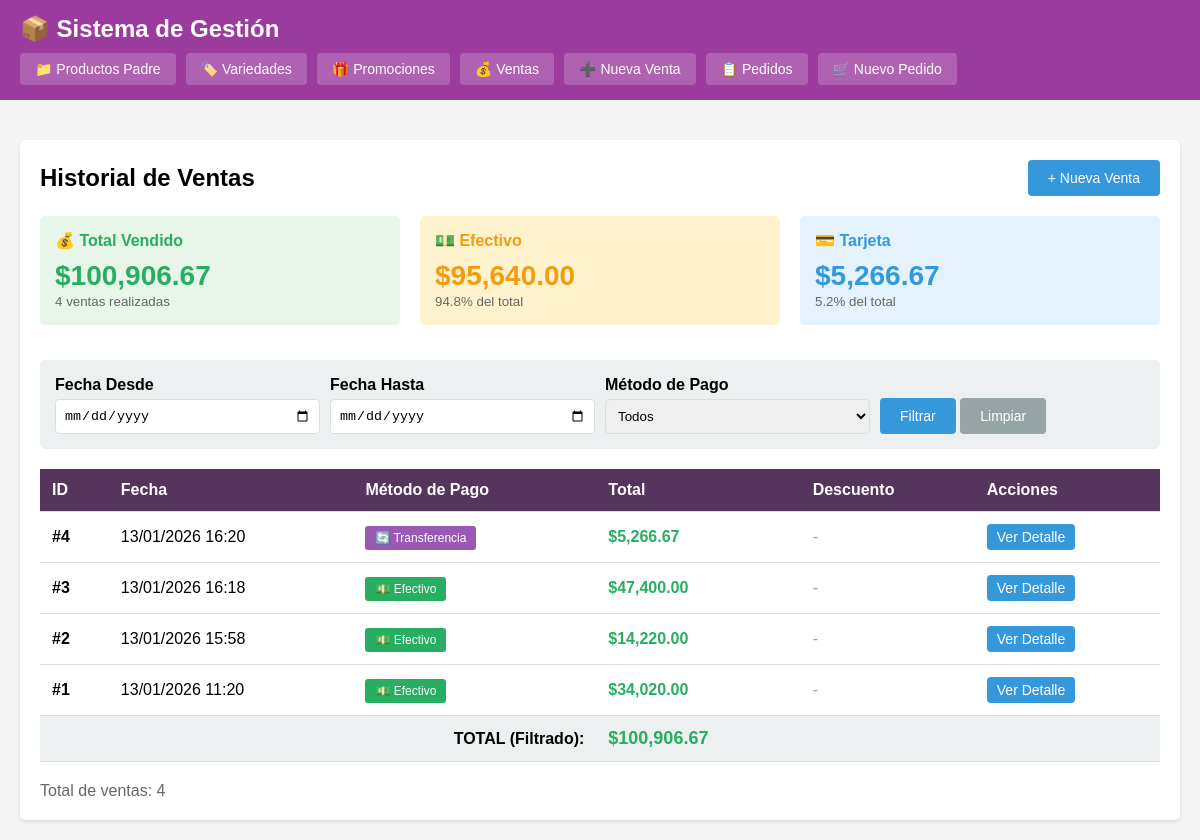
Page /index.php?c=venta&a=index on the earlier database version.
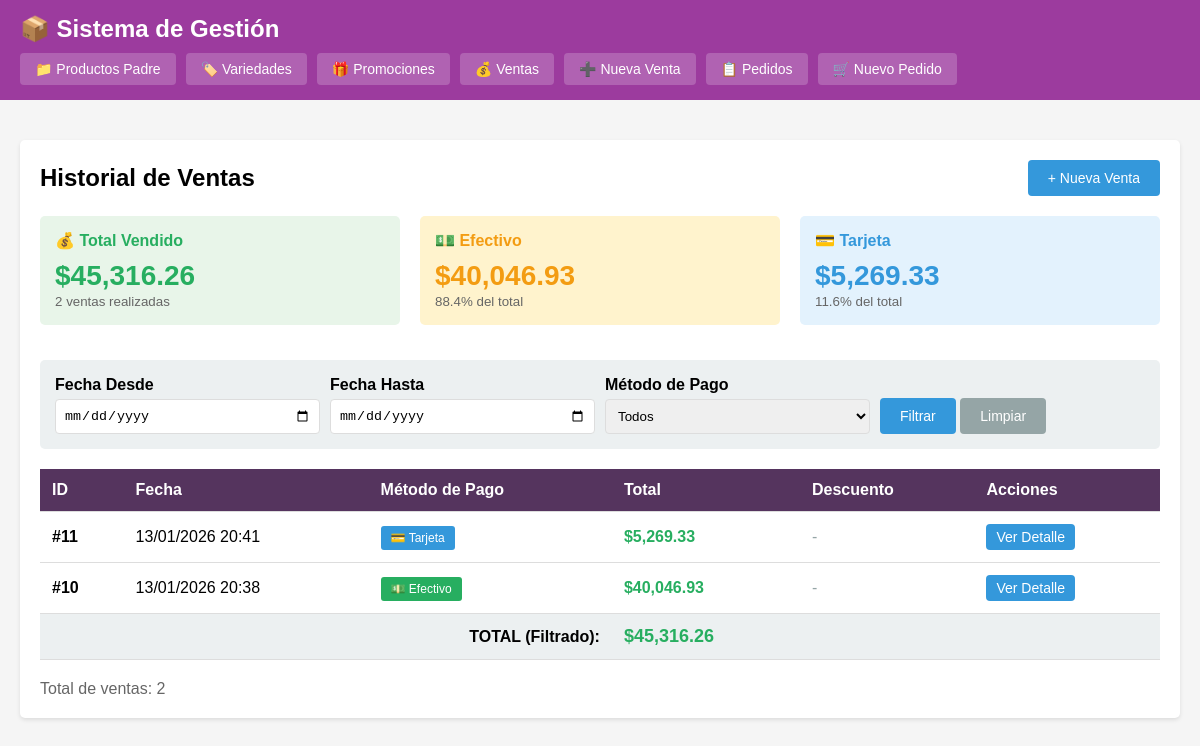
Same page on the later database version.
### tables this page shows
CREATE TABLE ventas (
            id INTEGER PRIMARY KEY AUTOINCREMENT,
            total DECIMAL(10,2) NOT NULL,
            metodo_pago VARCHAR(20) NOT NULL,
            descuento_aplicado DECIMAL(10,2) DEFAULT 0,
            fecha DATETIME DEFAULT CURRENT_TIMESTAMP
        );

### controllers/VentaController.php (called while the page is built, shortened)
<?php
class VentaController {
    private $ventaModel;
    public function __construct() {
        $this->ventaModel = new Venta();
    }
    public function index() {
        $filtros = [];
        $ventas = $this->ventaModel->getAll($filtros);
        $total_ventas = $this->ventaModel->getTotalVentas($filtros);
        $estadisticas = $this->ventaModel->getEstadisticas(
            $filtros['fecha_desde'] ?? null,
            $filtros['fecha_hasta'] ?? null
        );
        $this->render('ventas/index', [
            'ventas' => $ventas,
            'total_ventas' => $total_ventas,
            'estadisticas' => $estadisticas,
            'filtros' => $filtros
        ]);
    }
    private function render($view, $data = []) {
        extract($data);
        require BASE_PATH . '/views/' . $view . '.php';
        $content = ob_get_clean();
        require BASE_PATH . '/views/layout.php';
    }
}
?>

### config/database.php (called while the page is built, shortened)
<?php
class Database {
    private static $instance = null;
    private $conn;
    private function __construct() {
        try {
            $this->conn = new PDO('sqlite:' . DB_PATH);
            $this->conn->setAttribute(PDO::ATTR_ERRMODE, PDO::ERRMODE_EXCEPTION);
            $this->conn->setAttribute(PDO::ATTR_DEFAULT_FETCH_MODE, PDO::FETCH_ASSOC);
        } catch(PDOException $e) {
            die("Error de conexión: " . $e->getMessage());
        }
    }
    public static function getInstance() {
        if (self::$instance === null) {
            self::$instance = new self();
        }
        return self::$instance;
    }
    public function getConnection() {
        return $this->conn;
    }
}
?>

### models/Venta.php (called while the page is built, shortened)
<?php
class Venta {
    private $db;
    public function __construct() {
        $this->db = Database::getInstance()->getConnection();
    }
    public function getAll($filtros = []) {
        $sql = "SELECT * FROM ventas WHERE 1=1";
        $params = [];
        $sql .= " ORDER BY fecha DESC";
        $stmt = $this->db->prepare($sql);
        $stmt->execute($params);
        return $stmt->fetchAll();
    }
    public function getTotalVentas($filtros = []) {
        $sql = "SELECT SUM(total) as total FROM ventas WHERE 1=1";
        $params = [];
        $stmt = $this->db->prepare($sql);
        $stmt->execute($params);
        $result = $stmt->fetch();
        return $result['total'] ?? 0;
    }
    public function getEstadisticas($fecha_desde = null, $fecha_hasta = null) {
        $sql = "SELECT
                COUNT(*) as total_ventas,
                SUM(total) as total_vendido,
                AVG(total) as promedio_venta,
                SUM(CASE WHEN metodo_pago = 'efectivo' THEN total ELSE 0 END) as total_efectivo,
                SUM(CASE WHEN metodo_pago = 'tarjeta' THEN total ELSE 0 END) as total_tarjeta,
                SUM(CASE WHEN metodo_pago = 'transferencia' THEN total ELSE 0 END) as total_transferencia
                FROM ventas WHERE 1=1";
        $params = [];
        $stmt = $this->db->prepare($sql);
        $stmt->execute($params);
        $result = $stmt->fetch();
        if ($result) {
            $result['total_tarjeta_combinado'] = ($result['total_tarjeta'] ?? 0) + ($result['total_transferencia'] ?? 0);
        }
        return $result;
    }
}
?>

### views/ventas/index.php (the view, shortened to what this page needs)
<div style="display: flex; justify-content: space-between; align-items: center; margin-bottom: 20px;">
    <h2>Historial de Ventas</h2>
    <a href="index.php?c=venta&a=nueva" class="btn btn-primary">+ Nueva Venta</a>
</div>
<div class="grid-3" style="margin-bottom: 20px;">
    <div class="card" style="background: #e8f5e9;">
        <h4 style="margin-bottom: 10px; color: #27ae60;">💰 Total Vendido</h4>
        <div style="font-size: 28px; font-weight: bold; color: #27ae60;">
            $<?= number_format($estadisticas['total_vendido'] ?? 0, 2) ?>
        </div>
        <small style="color: #666;"><?= $estadisticas['total_ventas'] ?? 0 ?> ventas realizadas</small>
    </div>
    <div class="card" style="background: #fff3cd;">
        <h4 style="margin-bottom: 10px; color: #f39c12;">💵 Efectivo</h4>
        <div style="font-size: 28px; font-weight: bold; color: #f39c12;">
            $<?= number_format($estadisticas['total_efectivo'] ?? 0, 2) ?>
        </div>
        <small style="color: #666;">
            <?php
            $porcentaje_efectivo = ($estadisticas['total_vendido'] > 0)
                ? (($estadisticas['total_efectivo'] / $estadisticas['total_vendido']) * 100)
                : 0;
            echo number_format($porcentaje_efectivo, 1) . '% del total';
            ?>
        </small>
    </div>
    <div class="card" style="background: #e3f2fd;">
        <h4 style="margin-bottom: 10px; color: #3498db;">💳 Tarjeta</h4>
        <div style="font-size: 28px; font-weight: bold; color: #3498db;">
            $<?= number_format($estadisticas['total_tarjeta_combinado'] ?? 0, 2) ?>
        </div>
        <small style="color: #666;">
            <?php
            $porcentaje_tarjeta = ($estadisticas['total_vendido'] > 0)
                ? (($estadisticas['total_tarjeta_combinado'] / $estadisticas['total_vendido']) * 100)
                : 0;
            echo number_format($porcentaje_tarjeta, 1) . '% del total';
            ?>
        </small>
    </div>
</div>
<div class="filtros">
    <form method="GET" action="index.php">
        <div class="form-group">
            <label for="fecha_desde">Fecha Desde</label>
            <input type="date" id="fecha_desde" name="fecha_desde" value="<?= $filtros['fecha_desde'] ?? '' ?>">
        </div>
        <div class="form-group">
            <label for="fecha_hasta">Fecha Hasta</label>
            <input type="date" id="fecha_hasta" name="fecha_hasta" value="<?= $filtros['fecha_hasta'] ?? '' ?>">
        </div>
        <div class="form-group">
            <label for="metodo_pago">Método de Pago</label>
            <select id="metodo_pago" name="metodo_pago">
                <option value="">Todos</option>
            </select>
        </div>
        <div class="form-group">
            <label>&nbsp;</label>
            <button type="submit" class="btn btn-primary">Filtrar</button>
            <a href="index.php?c=venta&a=index" class="btn btn-secondary">Limpiar</a>
        </div>
    </form>
</div>
<?php if (empty($ventas)): ?>
    <div class="card">
        <p style="text-align: center; color: #95a5a6; padding: 20px;">No hay ventas registradas.</p>
    </div>
<?php else: ?>
    <table>
        <thead>
            <tr>
                <th>ID</th>
                <th>Fecha</th>
                <th>Método de Pago</th>
                <th>Total</th>
                <th>Descuento</th>
                <th>Acciones</th>
            </tr>
        </thead>
        <tbody>
            <?php foreach ($ventas as $venta): ?>
                <tr>
                    <td><strong>#<?= $venta['id'] ?></strong></td>
                    <td><?= date('d/m/Y H:i', strtotime($venta['fecha'])) ?></td>
                    <td>
                        <?php if ($venta['metodo_pago'] == 'efectivo'): ?>
                            <span class="badge" style="background: #27ae60;">💵 Efectivo</span>
                        <?php elseif ($venta['metodo_pago'] == 'tarjeta'): ?>
                            <span class="badge" style="background: #3498db;">💳 Tarjeta</span>
                        <?php else: ?>
                            <span class="badge" style="background: #9b59b6;">🔄 Transferencia</span>
                        <?php endif; ?>
                    </td>
                    <td><strong style="color: #27ae60; font-size: 16px;">$<?= number_format($venta['total'], 2) ?></strong></td>
                    <td>
                        <?php if ($venta['descuento_aplicado'] > 0): ?>
                            <span style="color: #e74c3c;">-$<?= number_format($venta['descuento_aplicado'], 2) ?></span>
                        <?php else: ?>
                            <span style="color: #95a5a6;">-</span>
                        <?php endif; ?>
                    </td>
                    <td>
                        <a href="index.php?c=venta&a=detalle&id=<?= $venta['id'] ?>" class="btn btn-primary" style="padding: 5px 10px;">Ver Detalle</a>
                    </td>
                </tr>
            <?php endforeach; ?>
        </tbody>
        <tfoot>
            <tr style="background: #ecf0f1; font-weight: bold;">
                <td colspan="3" style="text-align: right;">TOTAL (Filtrado):</td>
                <td style="color: #27ae60; font-size: 18px;">$<?= number_format($total_ventas, 2) ?></td>
                <td colspan="2"></td>
            </tr>
        </tfoot>
    </table>
    <div style="margin-top: 20px; color: #666;">
        Total de ventas: <?= count($ventas) ?>
    </div>
<?php endif; ?>

### index.php (shortened to what this page needs)
<?php
spl_autoload_register(function ($class) {
    $paths = [
        BASE_PATH . '/models/' . $class . '.php',
        BASE_PATH . '/controllers/' . $class . '.php'
    ];
    foreach ($paths as $path) {
        if (file_exists($path)) {
            return;
        }
    }
});
require_once BASE_PATH . '/config/database.php';
$controller = $_GET['c'] ?? 'variedad';
$action = $_GET['a'] ?? 'index';
$id = $_GET['id'] ?? null;
$controllerName = ucfirst($controller) . 'Controller';
if (class_exists($controllerName)) {
    $controllerInstance = new $controllerName();
    if (method_exists($controllerInstance, $action)) {
        $controllerInstance->$action($id);
    } else {
        header("HTTP/1.0 404 Not Found");
        echo "Acción no encontrada";
    }
} else {
    header("HTTP/1.0 404 Not Found");
    echo "Controlador no encontrado";
}
?>

### views/layout.php (shortened to what this page needs)
<!DOCTYPE html>
<html lang="es">
<head>
</head>
<body>
    <div class="header">
        <div class="container">
            <h1>📦 Sistema de Gestión</h1>
            <div class="nav">
                <a href="index.php?c=productoPadre&a=index">📁 Productos Padre</a>
                <a href="index.php?c=variedad&a=index">🏷️ Variedades</a>
                <a href="index.php?c=promocion&a=index">🎁 Promociones</a>
                <a href="index.php?c=venta&a=index">💰 Ventas</a>
                <a href="index.php?c=venta&a=nueva">➕ Nueva Venta</a>
                <a href="index.php?c=pedido&a=index">📋 Pedidos</a>
                <a href="index.php?c=pedido&a=nuevo">🛒 Nuevo Pedido</a>
            </div>
        </div>
    </div>
    <div class="container">
        <div class="content">
            <?= $content ?>
        </div>
    </div>
</body>
</html>

### views/layout.php (style rules this page uses)
* { margin: 0; padding: 0; box-sizing: border-box; }
body { font-family: Arial, sans-serif; background: #f5f5f5; }
.header { background: #9c3b9e; color: white; padding: 15px 0; margin-bottom: 20px; }
.header .container { max-width: 1200px; margin: 0 auto; padding: 0 20px; }
.header h1 { font-size: 24px; margin-bottom: 10px; }
.nav { display: flex; gap: 10px; flex-wrap: wrap; }
.nav a { color: white; text-decoration: none; padding: 8px 15px; background: rgba(255,255,255,0.2); border-radius: 4px; font-size: 14px; }
.container { max-width: 1200px; margin: 0 auto; padding: 20px; }
.content { background: white; padding: 20px; border-radius: 5px; box-shadow: 0 2px 4px rgba(0,0,0,0.1); }
.btn { display: inline-block; padding: 10px 20px; text-decoration: none; border-radius: 4px; cursor: pointer; border: none; font-size: 14px; }
.btn-primary { background: #3498db; color: white; }
.btn-secondary { background: #95a5a6; color: white; }
table { width: 100%; border-collapse: collapse; margin-top: 20px; }
table th, table td { padding: 12px; text-align: left; border-bottom: 1px solid #ddd; }
table th { background: #55345e; color: white; }
.form-group { margin-bottom: 15px; }
.form-group label { display: block; margin-bottom: 5px; font-weight: bold; }
.form-group input, .form-group textarea, .form-group select { width: 100%; padding: 8px; border: 1px solid #ddd; border-radius: 4px; }
.badge { padding: 5px 10px; border-radius: 3px; font-size: 12px; color: white; }
.grid-3 { display: grid; grid-template-columns: 1fr 1fr 1fr; gap: 20px; }
.card { background: #ecf0f1; padding: 15px; border-radius: 5px; margin-bottom: 15px; }
.filtros { background: #ecf0f1; padding: 15px; border-radius: 5px; margin-bottom: 20px; }
.filtros form { display: flex; gap: 10px; flex-wrap: wrap; align-items: flex-end; }
.filtros .form-group { margin-bottom: 0; flex: 1; min-width: 150px; }

Differences in the rows shown:
removed ventas: id "4", fecha "13/01/2026 16:20", metodo_pago "🔄 Transferencia", total "5,266.67"
removed ventas: id "3", fecha "13/01/2026 16:18", metodo_pago "💵 Efectivo", total "47,400.00"
removed ventas: id "2", fecha "13/01/2026 15:58", metodo_pago "💵 Efectivo", total "14,220.00"
removed ventas: id "1", fecha "13/01/2026 11:20", metodo_pago "💵 Efectivo", total "34,020.00"
added ventas: id "11", fecha "13/01/2026 20:41", metodo_pago "💳 Tarjeta", total "5,269.33"
added ventas: id "10", fecha "13/01/2026 20:38", metodo_pago "💵 Efectivo", total "40,046.93"
Other differences:
$estadisticas['total_vendido']: "100,906.67" → "45,316.26"
$estadisticas['total_ventas']: "4" → "2"
$estadisticas['total_efectivo']: "95,640.00" → "40,046.93"
$porcentaje_efectivo: "94.8" → "88.4"
$estadisticas['total_tarjeta_combinado']: "5,266.67" → "5,269.33"
$porcentaje_tarjeta: "5.2" → "11.6"
$total_ventas: "100,906.67" → "45,316.26"
count($ventas): "4" → "2"
